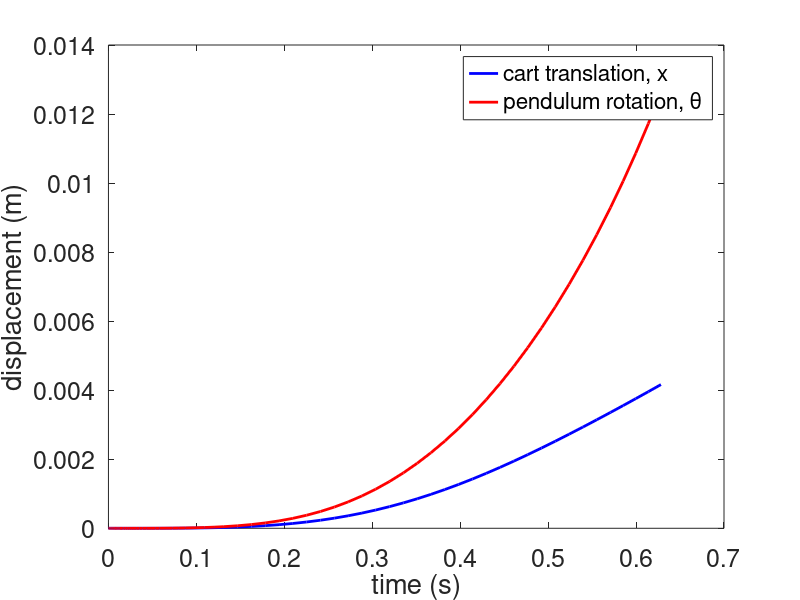

Recreate this plot in MATLAB.
% Chris Kreienkamp - 901965168
% AME 30315 - Diff Eq II
% Homework #4 - 21 Feb 2019

clear
clc
clf


%% SET PARAMETERS
m = 5;
M = 50;
l = 0.5;
g = 9.81;
omega = 10;
A = [0 1 0 0;
    0 0 g*m/M 0;
    0 0 0 1;
    0 0 g*(M+m)/M/l 0];


%% CALCULATIONS
ksi = @(t,ksi) [ksi(2); ksi(3)*g*m/M+(1-cos(omega.*t))/M; ksi(4);...
    ksi(3)*(g*m/l/M+g/l)+(1-cos(omega.*t))/l/M];

[t, ksi_] = ode45(ksi, [0,2*pi/omega],[0,0,0,0]);
[vect,val] = eig(A);


%% PLOT
plot(t,ksi_(:,1),'b','LineWidth',2); hold on
plot(t,ksi_(:,3),'r','LineWidth',2)
set(gca,'FontSize',18)
xlabel('time (s)'); ylabel('displacement (m)')
legend('cart translation, x','pendulum rotation, \theta','Location','best')
